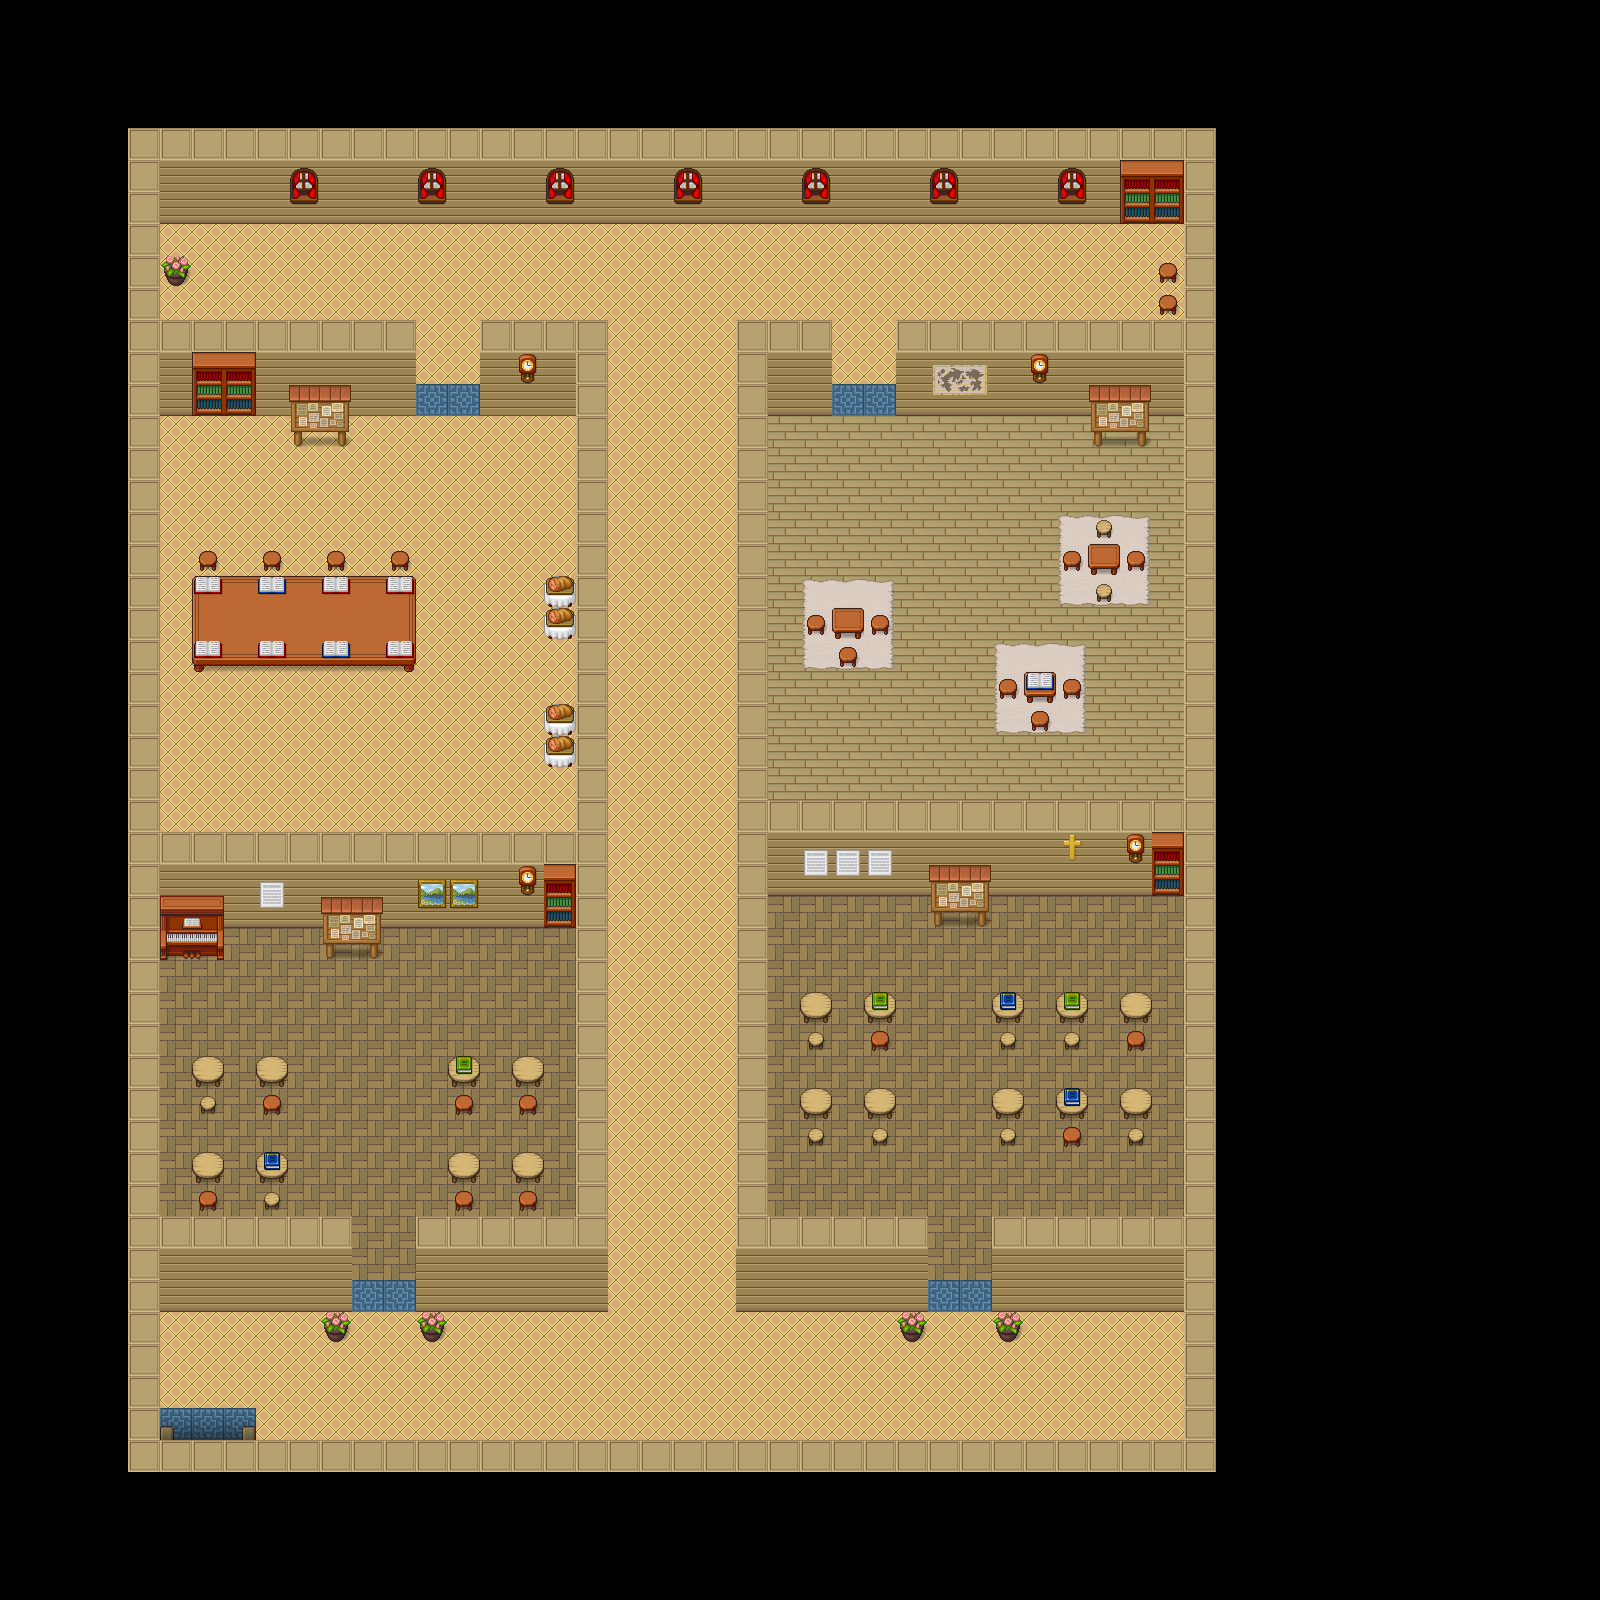

This is a level from a 2D game, rendered from its Tiled map with the project's own tilesets. A one-line summary and the map file follow, with tile-layer data summarised:
An orthogonal 50x50 tile map with 32x32 px tiles, 7 tile layers (floor, carpet, wall, door/stairs, ...), 2 tilesets and 10 objects (2x classroom1, 2x classroom2, 2x classroom3, 2x classroom4, down, ...).

<map version="1.8" tiledversion="1.8.4" orientation="orthogonal" renderorder="right-down" width="50" height="50" tilewidth="32" tileheight="32" infinite="0" nextlayerid="10" nextobjectid="26">
 <tileset firstgid="1" source="rpg.tsx" />
 <tileset firstgid="1065" source="LightShadow.tsx" />
 <layer id="1" name="floor" width="50" height="50">
  <data>[2500 cells, 1072 non-empty, 3 distinct tile ids]</data>
 </layer>
 <layer id="7" name="carpet" width="50" height="50">
  <data>[2500 cells, 38 non-empty, 10 distinct tile ids]</data>
 </layer>
 <layer id="2" name="wall" width="50" height="50">
  <data>[2500 cells, 484 non-empty, 3 distinct tile ids]</data>
 </layer>
 <layer id="4" name="door/stairs" width="50" height="50">
  <data>[2500 cells, 2 non-empty, 2 distinct tile ids]</data>
 </layer>
 <layer id="3" name="decoration" width="50" height="50">
  <data>[2500 cells, 152 non-empty, 39 distinct tile ids]</data>
 </layer>
 <layer id="8" name="deco2" width="50" height="50">
  <data>[2500 cells, 19 non-empty, 5 distinct tile ids]</data>
 </layer>
 <layer id="9" name="shadow" width="50" height="50">
  <data>[2500 cells, 3 non-empty, 1 distinct tile ids]</data>
 </layer>
 <objectgroup id="6" name="Objekte">
  <object id="4" name="classroom1" x="385" y="1297">
   <point />
  </object>
  <object id="5" name="classroom2" x="964" y="1295">
   <point />
  </object>
  <object id="6" name="classroom3" x="865" y="402">
   <point />
  </object>
  <object id="7" name="classroom4" x="444" y="400">
   <point />
  </object>
  <object id="14" name="down" x="208" y="1424">
   <point />
  </object>
  <object id="18" name="start" x="668" y="1396">
   <point />
  </object>
  <object id="19" name="classroom1" x="162.074" y="865.05" width="421.333" height="416">
   <properties>
    <property name="type" value="RoomMeeting" />
   </properties>
  </object>
  <object id="20" name="classroom2" x="774.074" y="866.383" width="421.333" height="416">
   <properties>
    <property name="type" value="RoomMeeting" />
   </properties>
  </object>
  <object id="21" name="classroom4" x="164.741" y="415.716" width="421.333" height="416">
   <properties>
    <property name="type" value="RoomMeeting" />
   </properties>
  </object>
  <object id="22" name="classroom3" x="768.741" y="421.05" width="421.333" height="385.333">
   <properties>
    <property name="type" value="RoomMeeting" />
   </properties>
  </object>
 </objectgroup>
</map>
